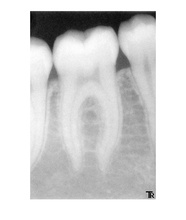
%> input picture Xray_Portugal/Cluster/mfiles/rx2.jpg, 186 x 220 px, shrunk from 506 x 598 before the run
$ octave TestsC.m   (GNU Octave 9; MATLAB toolbox functions it lacks are replaced by stand-ins)
%> lines starting %> are read from the running program, lines starting %| are printed output that depends on the picture; in (x1, y1, x2, y2) boxes, pixels count from 0 and x2, y2 are one past the last pixel; in counts of white or black regions, pixels touching at a corner belong together; the program's own positions count from 1
%%%%%%%%%%%
%% Lancement de tests
%%%%%%%%%%%%%%
clc
clear all
close all

imageName = 'rx2.jpg';
imageNameShort = 'rx2';


I1=imread(imageName);
%> I1 is the input picture: size 220x186x3 uint8; min 4, max 255, mean 213.4
I=double(I1(:,:,1));
disp('Taille de l image')
[n1,m1,p]=size(I);
%> n1 = 220; m1 = 186; p = 1

filtres = {'sobel',  'canny',  'prewitt',  'roberts',  'log',  'zerocross'};

% contour
seuil=[];
filtre = 'sobel';

% [49 lines of commented-out code are left out]
for k=4

% [7 lines of commented-out code are left out]

for choix=3

  %% Méthode 1 ou 2 : Algorithme Kmeans sur image
  if choix<=2

    % Pour une segmentation en niveau de gris
    disp('Premier jeu de données')
    points2=zeros(n1*m1,1);
    points=I(:);

    %%Taille du jeu de données
    disp('nbre de points')
    [n,m]=size(points);

    disp('Test du Kmeans')
    if choix==1
      disp('Distance L1')
      [IDX,C]=kmeans(points,k,'start','uniform','distance','cityblock');
    else
      disp('Distance L2')
      [IDX,C]=kmeans(points,k,'start','uniform');
    end

    figure
    hold on
    colormap('gray');
    I4=reshape(IDX,n1,m1);
    I4=ipermute(I4,[1,2,3]);
    I5=uint8(I4);
    imagesc(I5)

    d = edge(I4,filtre,seuil);
    %d = bwareaopen(d,40);
    %imshow(d)

    if(choix == 1)
      %title('Kmeans i1');
      saveName = [ imageNameShort, '_', num2str(k), '_Kmeans_i1_', filtre];
    else
      %title('Kmeans i2');
      saveName = [ imageNameShort, '_', num2str(k), '_Kmeans_i2_', filtre];
    end
    saveas(gcf, saveName, 'jpg');

    iout=I./255;
    BW=d;
    iout(:,:,1) = iout;                           %# Initialize red color plane
    iout(:,:,2) = iout(:,:,1);                    %# Initialize green color plane
    iout(:,:,3) = iout(:,:,1);                    %# Initialize blue color plane
    iout(:,:,1) = min(iout(:,:,1) + BW, 1.0);     %# Add edges to red color plane
    figure;
    imshow(iout);
    if(choix == 1)
      title('Kmeans i1');
      saveName = [imageNameShort, '_i+c_', num2str(k), '_Kmeans_i1_', filtre];
    else
      title('Kmeans i2');
      saveName = [imageNameShort, '_i+c_', num2str(k), '_Kmeans_i2_', filtre];
    end
    saveas(gcf, saveName, 'jpg');

  elseif choix <= 4
    %% Méthode 3 ou 4 : Global Kmeans avec distance niveau de gris L1 ou L2
    % Pour une segmentation en niveau de gris
    disp('Premier jeu de données')
    points2=zeros(n1*m1,1);
    points=I(:);

    %%Taille du jeu de données
    disp('nbre de points')
    [n,m]=size(points);

    disp('Test du Global Kmeans L1 ou L2')
    [Er,M,nb] = GlobalKmeans(points,[],k,0,0,0,choix-2);
    %dyn=1 fast global kmeans ,
    %dyn=4 global kmeans
    %dyn=0 for random initialisation

    [distance]=sqdist(M',points',choix-2);
    [~,IDX]=min(distance',[],2);

    figure
    colormap('gray');
    I4=reshape(IDX,n1,m1);
    I4=ipermute(I4,[1,2,3]);
    imagesc(I4)
    axis off
    d = edge(I4,filtre,seuil);
    %d = bwareaopen(d,40);
    %imshow(d)

    if choix==3
      %title('Global Kmeans i1')
      saveName = [ imageNameShort, '_', num2str(k), '_GlobalKmeans_i1_', filtre];
    else
      %title('Global Kmeans i2')
      saveName = [ imageNameShort, '_', num2str(k), '_GlobalKmeans_i2_', filtre];
    end
    saveas(gcf, saveName, 'jpg');

    iout=I./255;
    BW=d;
    iout(:,:,1) = iout;                           %# Initialize red color plane
    iout(:,:,2) = iout(:,:,1);                    %# Initialize green color plane
    iout(:,:,3) = iout(:,:,1);                    %# Initialize blue color plane
    iout(:,:,1) = min(iout(:,:,1) + BW, 1.0);     %# Add edges to red color plane
    figure;
    imshow(iout);
    if choix==3
      %title('Global Kmeans i1')
      saveName = [ imageNameShort, '_i+c_', num2str(k), '_GlobalKmeans_i1_', filtre];
    else
      %title('Global Kmeans i2')
      saveName = [ imageNameShort, '_i+c_', num2str(k), '_GlobalKmeans_i2_', filtre];
    end
    saveas(gcf, saveName, 'jpg');

  else

    %% Méthode 5 ou 6 : Global Kmeans avec distance géométrique
    %Pour une segmentation géométrique + niveau de gris
    disp('Deuxième jeu de données')
    Data=zeros(n1*m1,3);
    for i=1:n1
      for j=1:m1
        Data((i-1)*m1+j,:)=[i/n1,j/m1,I(i,j)/255];
      end
    end
    points=Data;

    %%Taille du jeu de données
    disp('nbre de points')
    [n,m]=size(points);

    disp('Test du Global Kmeans Géométrique L')
    [Er,M,nb] = GlobalKmeans(points,[],k,0,0,0,choix-4);
    %dyn=1 fast global kmeans ,
    %dyn=4 global kmeans
    %dyn=0 for random initialisation

    [distance]=sqdist(M',points',choix-4);
    [~,IDX]=min(distance',[],2);

    figure
    colormap('gray');
    I4=reshape(IDX,m1,n1);
    I4=ipermute(I4,[2,1,3]);
    imagesc(I4)

    d = edge(I4,filtre,seuil);
    %d = bwareaopen(d,40);
    %imshow(d)

    if choix==5
      title('Global Kmeans g2i1')
      saveName = [ imageNameShort, '_', num2str(k), '_GlobalKmeans_g2i1_', filtre];
    else
      title('Global Kmeans g2i2')
      saveName = [ imageNameShort, '_', num2str(k), '_GlobalKmeans_g2i2_', filtre];
    end
    saveas(gcf, saveName, 'jpg');

    iout=I./255;
    BW=d;
    iout(:,:,1) = iout;                           %# Initialize red color plane
    iout(:,:,2) = iout(:,:,1);                    %# Initialize green color plane
    iout(:,:,3) = iout(:,:,1);                    %# Initialize blue color plane
    iout(:,:,1) = min(iout(:,:,1) + BW, 1.0);     %# Add edges to red color plane
    figure;
    imshow(iout);
    if choix==5
      title('Global Kmeans g2i1')
      saveName = [ imageNameShort, '_i+c_', num2str(k), '_GlobalKmeans_g2i1_', filtre];
    else
      title('Global Kmeans g2i2')
      saveName = [ imageNameShort, '_i+c_', num2str(k), '_GlobalKmeans_g2i2_', filtre];
    end
    saveas(gcf, saveName, 'jpg');

  end %if

end % for choix=1:6

%close all

end % for k=3:8
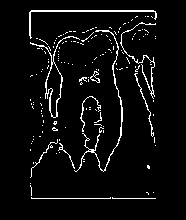
%> BW: size 220x186 logical; 5% white in thin lines or dots, all inside (x1, y1, x2, y2) = (29, 10, 157, 199)
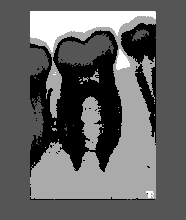
%> I4: size 220x186 double; min 1, max 4, mean 2.17; drawn with min black and max white
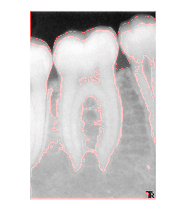
%> iout: size 220x186x3 double; mean R, G, B 0.849, 0.837, 0.837
%> after the loop, Er = 277077.1; M = [217.8; 253.7; 179.4; 42.56]; m = 1; n = 40920; nb = 0; saveName = 'rx2_i+c_4_GlobalKmeans_i1_sobel'

$ run again, with Xray_Portugal/Cluster/mfiles/rx3.jpg copied over Xray_Portugal/Cluster/mfiles/rx2.jpg
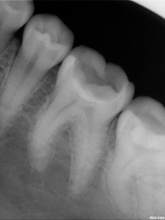
%> input picture Xray_Portugal/Cluster/mfiles/rx3.jpg, 165 x 220 px, shrunk from 1200 x 1600 before the run
%> I1 is the input picture: size 220x165x3 uint8; min 0, max 241, mean 100.7
%> after the loop `for k=4`:
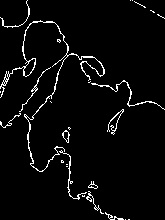
%> BW: size 220x165 logical; 3.9% white in thin lines or dots
%> after the loop `for k=4`:
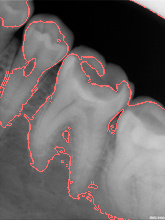
%> iout: size 220x165x3 double; mean R, G, B 0.417, 0.395, 0.395
%> after the loop `for k=4`: Er = 341279.1; M = [87.75; 5.86; 166.9; 125.7]; m = 1; n = 36300; nb = 0; saveName = 'rx2_i+c_4_GlobalKmeans_i1_sobel'

$ run again, with Xray_Portugal/Cluster/mfiles/rx4.jpg copied over Xray_Portugal/Cluster/mfiles/rx2.jpg
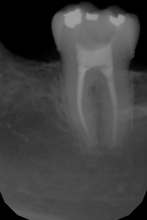
%> input picture Xray_Portugal/Cluster/mfiles/rx4.jpg, 147 x 220 px, shrunk from 1023 x 1536 before the run
%> I1 is the input picture: size 220x147x3 uint8; min 0, max 159, mean 65.1
%> after the loop `for k=4`:
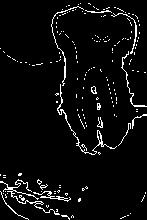
%> BW: size 220x147 logical; 4.7% white in thin lines or dots
%> after the loop `for k=4`:
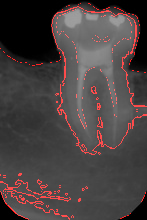
%> iout: size 220x147x3 double; mean R, G, B 0.289, 0.255, 0.255
%> after the loop `for k=4`: Er = 227330.3; M = [88.74; 122.1; 63.78; 2.98]; m = 1; n = 32340; nb = 0; saveName = 'rx2_i+c_4_GlobalKmeans_i1_sobel'

$ run again, with Xray_Portugal/Cluster/mfiles/rx5.jpg copied over Xray_Portugal/Cluster/mfiles/rx2.jpg
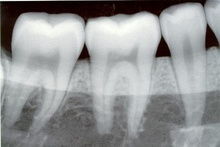
%> input picture Xray_Portugal/Cluster/mfiles/rx5.jpg, 220 x 147 px, shrunk from 446 x 298 before the run
%> I1 is the input picture: size 147x220x3 uint8; mean R, G, B 148.9, 150.1, 150.7
%> after the loop `for k=4`:
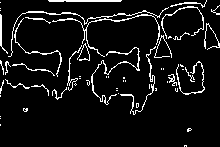
%> BW: size 147x220 logical; 7.5% white in thin lines or dots
%> after the loop `for k=4`:
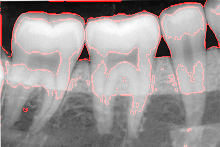
%> iout: size 147x220x3 double; mean R, G, B 0.614, 0.584, 0.584
%> after the loop `for k=4`: Er = 382285.4; M = [163.6; 110.1; 209.9; 23.74]; m = 1; n = 32340; nb = 0; saveName = 'rx2_i+c_4_GlobalKmeans_i1_sobel'
